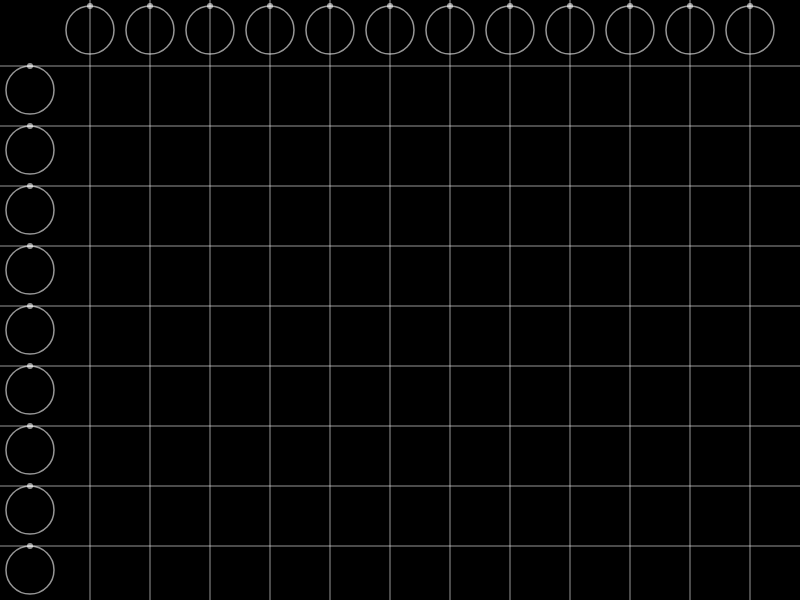
Frame 1 (no input)
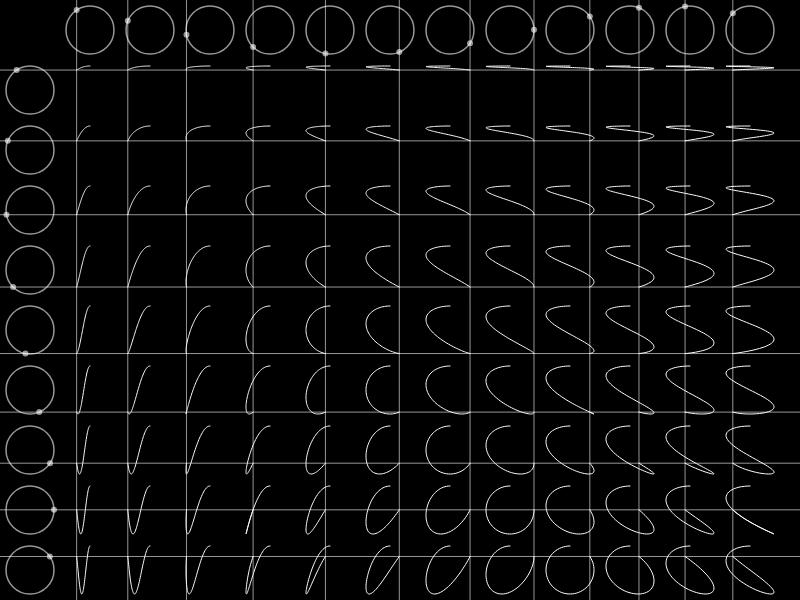
Frame 60 (no input)
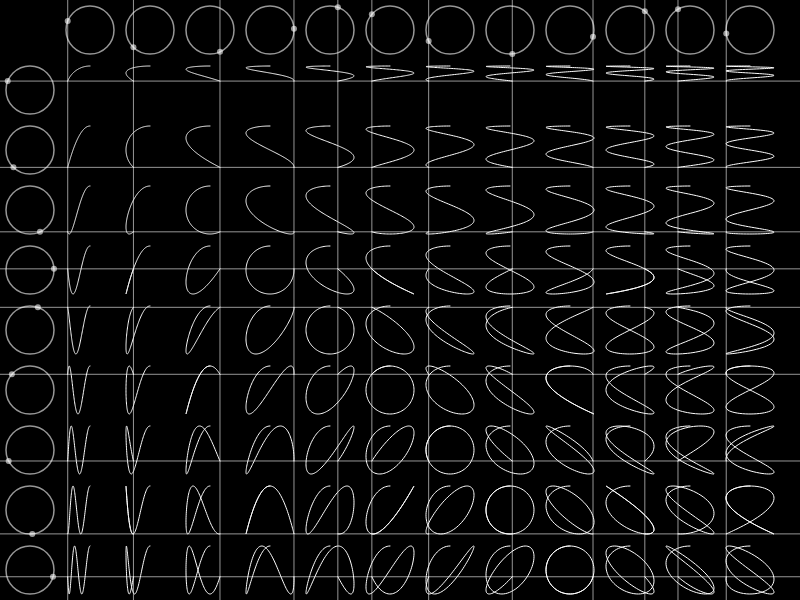
Frame 120 (the mouse pressed at the canvas centre since frame 60)

The p5.js sketch that drew these frames (run headless with seeded random() and noise() and a simulated clock; from frame 60 on, the mouse is pressed at the canvas centre):

// p5.js sketch
// ── sketch.js
let w = 60;
let rows, cols;
let angle = 0;
let curves;

function setup() {
  createCanvas(800, 600);

  // add some "smoothness"?
  smooth(32);

  // set the rows and cols
  rows = floor(height / w) - 1;
  cols = floor(width / w) - 1;

  // create the curves array
  curves = new Array(rows);
  for (let i = 0; i < curves.length; i++) {
    curves[i] = new Array(cols);
    for (let j = 0; j < curves[i].length; j++) {
      curves[i][j] = new Curve();
    }
  }
}

function draw() {
  background(0);

  // draw the circles on top
  noFill();
  stroke(255, 150);
  for (let i = 0; i < cols; i++) {
    let d = w * 0.8;
    let r = d / 2;
    strokeWeight(1.5);
    let cx = (i + 1) * w + w / 2;
    let cy = w / 2;
    let x = r * cos(angle * (i + 1) - PI / 2) + cx;
    ellipse(cx, cy, d, d);
    let y = r * sin(angle * (i + 1) - PI / 2) + cy;
    strokeWeight(6);
    point(x, y);
    strokeWeight(1);
    line(x, 0, x, height);
    for (let j = 0; j < rows; j++) {
      curves[j][i].setX(x);
    }
  }

  // draw the circles on the left
  for (let i = 0; i < rows; i++) {
    let d = w * 0.8;
    let r = d / 2;
    strokeWeight(1.5);
    let cx = w / 2;
    let cy = (i + 1) * w + w / 2;
    ellipse(cx, cy, d, d);
    let x = r * cos(angle * (i + 1) - PI / 2) + cx;
    let y = r * sin(angle * (i + 1) - PI / 2) + cy;
    strokeWeight(6);
    point(x, y);
    strokeWeight(1);
    line(0, y, width, y);
    for (let j = 0; j < cols; j++) {
      curves[i][j].setY(y);
    }
  }


  noFill();
  stroke(255);
  strokeWeight(1);
  for (let i = 0; i < curves.length; i++) {
    for (let j = 0; j < curves[i].length; j++) {
      curves[i][j].addPoint();
      curves[i][j].show();
    }
  }

  angle -= 0.01;
  if (Math.abs(angle) >= TWO_PI) {
    background(0);
    noFill();
    stroke(255);
    strokeWeight(1);
    for (let i = 0; i < curves.length; i++) {
      for (let j = 0; j < curves[i].length; j++) {
        curves[i][j].show();
        curves[i][j] = new Curve();
      }
    }
    angle = 0;
  }
}

// ── curve.js
class Curve {
  constructor() {
    this.path = [];
    this.current = createVector();
  }

  setX(x) {
    this.current.x = x;
  }

  setY(y) {
    this.current.y = y;
  }

  addPoint() {
    this.path.push(this.current);
    this.current = createVector();
  }

  show() {
    beginShape();
    for (let p of this.path) {
      vertex(p.x, p.y)
    }
    endShape();
  }
}
